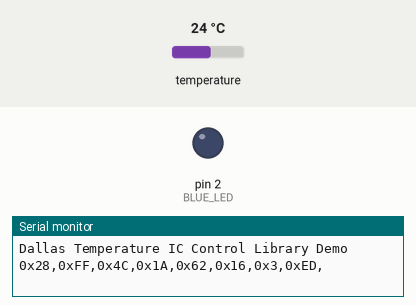
Simulated run of this sketch. Board: Arduino Uno, built with avr-gcc and run on an emulated ATmega328P. On the bench: output pins drawn as LEDs (lit = HIGH), the last lines printed to the serial monitor. Inputs (shaded band) come from the test bench; at power-on: temperature 24 °C. Pins used as bus, display or sensor lines are not drawn.

Above: at 0.1 s.
At 5.9 s:
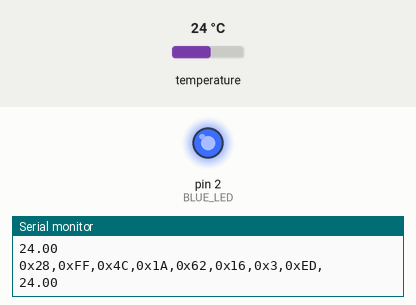
Timing chart, 0 to 7.4 s (numbered marks = the images above):
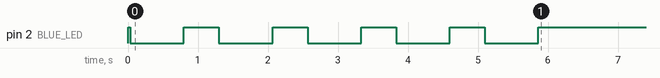

The sketch:

DS18B20_address_scanner.ino
```cpp
#include <OneWire.h>
#include <DallasTemperature.h>

const uint8_t PORT0A = 1;
const uint8_t PORT0B = 3;
const uint8_t PORT1A = 4;
const uint8_t PORT1B = 5;
const uint8_t PORT_POWER = 15; // (common with RED_LED)
//set PORT_POWER as HIGH for power supply. Low means no power.

const uint8_t FUNC_BTN = 0;
const uint8_t BLUE_LED = 2;
const uint8_t RED_LED = PORT_POWER;

const uint8_t UART_TX = PORT0A;
const uint8_t UART_RX = PORT0B;
const uint8_t I2C_SDA = PORT1A;
const uint8_t I2C_SCL = PORT1B;

//cusomize
OneWire  oneWire(PORT1B);  // This is where DQ of your DS18B20 will connect.
DallasTemperature sensors(&oneWire);
DeviceAddress temp;

void setup(void)
{
  Serial.begin(115200);
  Serial.println();
  Serial.println();
  Serial.println("Dallas Temperature IC Control Library Demo");

   // IO周りの初期化
  pinMode(PORT1B, INPUT);
  pinMode(FUNC_BTN, INPUT);
  pinMode(BLUE_LED, OUTPUT);
  pinMode(PORT_POWER, OUTPUT);
  digitalWrite(PORT_POWER, HIGH);
  digitalWrite(BLUE_LED, HIGH);
  delay(5);

  sensors.begin();
  sensors.getAddress(temp,0);

 for(int j=0;j<5;j++){
 digitalWrite(BLUE_LED, LOW);

  for(int i=0;i<8;i++){
    Serial.print("0x");
    Serial.print(temp[i],HEX);
    Serial.print(",");
  }

  Serial.println();
  sensors.requestTemperatures();
  Serial.println(sensors.getTempC(temp));
  digitalWrite(BLUE_LED, HIGH);
  delay(500);
 }
}

void loop(void)
{
}
```
